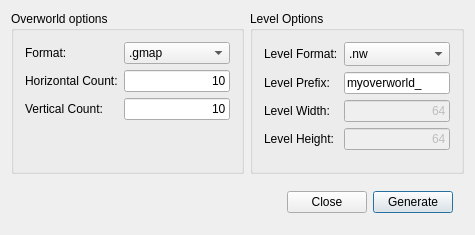
<?xml version="1.0" encoding="UTF-8"?>
<ui version="4.0">
 <class>NewOverworldDialogClass</class>
 <widget class="QDialog" name="NewOverworldDialogClass">
  <property name="geometry">
   <rect>
    <x>0</x>
    <y>0</y>
    <width>475</width>
    <height>235</height>
   </rect>
  </property>
  <property name="windowTitle">
   <string>Generate Overworld</string>
  </property>
  <layout class="QVBoxLayout" name="verticalLayout">
   <item>
    <widget class="QWidget" name="widget_2" native="true">
     <layout class="QHBoxLayout" name="horizontalLayout_2">
      <property name="leftMargin">
       <number>0</number>
      </property>
      <property name="topMargin">
       <number>0</number>
      </property>
      <property name="rightMargin">
       <number>0</number>
      </property>
      <property name="bottomMargin">
       <number>0</number>
      </property>
      <item>
       <widget class="QGroupBox" name="groupBox">
        <property name="title">
         <string>Overworld options</string>
        </property>
        <layout class="QFormLayout" name="formLayout">
         <item row="0" column="0">
          <widget class="QLabel" name="formatLabel">
           <property name="text">
            <string>Format:</string>
           </property>
          </widget>
         </item>
         <item row="0" column="1">
          <widget class="QComboBox" name="overworldFormatCombo">
           <item>
            <property name="text">
             <string>.gmap</string>
            </property>
           </item>
           <item>
            <property name="text">
             <string>.world</string>
            </property>
           </item>
          </widget>
         </item>
         <item row="1" column="0">
          <widget class="QLabel" name="horizontalCountLabel">
           <property name="text">
            <string>Horizontal Count:</string>
           </property>
          </widget>
         </item>
         <item row="1" column="1">
          <widget class="QLineEdit" name="hcountEdit">
           <property name="text">
            <string>10</string>
           </property>
           <property name="alignment">
            <set>Qt::AlignRight|Qt::AlignTrailing|Qt::AlignVCenter</set>
           </property>
          </widget>
         </item>
         <item row="2" column="0">
          <widget class="QLabel" name="verticalCountLabel">
           <property name="text">
            <string>Vertical Count:</string>
           </property>
          </widget>
         </item>
         <item row="2" column="1">
          <widget class="QLineEdit" name="vcountEdit">
           <property name="text">
            <string>10</string>
           </property>
           <property name="alignment">
            <set>Qt::AlignRight|Qt::AlignTrailing|Qt::AlignVCenter</set>
           </property>
          </widget>
         </item>
        </layout>
       </widget>
      </item>
      <item>
       <widget class="QGroupBox" name="groupBox_2">
        <property name="title">
         <string>Level Options</string>
        </property>
        <layout class="QFormLayout" name="formLayout_2">
         <item row="0" column="0">
          <widget class="QLabel" name="levelFormatLabel">
           <property name="text">
            <string>Level Format:</string>
           </property>
          </widget>
         </item>
         <item row="0" column="1">
          <widget class="QComboBox" name="levelFormatCombo">
           <property name="layoutDirection">
            <enum>Qt::LeftToRight</enum>
           </property>
           <property name="sizeAdjustPolicy">
            <enum>QComboBox::AdjustToMinimumContentsLengthWithIcon</enum>
           </property>
           <property name="frame">
            <bool>true</bool>
           </property>
           <property name="modelColumn">
            <number>0</number>
           </property>
           <item>
            <property name="text">
             <string>.nw</string>
            </property>
           </item>
           <item>
            <property name="text">
             <string>.lvl</string>
            </property>
           </item>
           <item>
            <property name="text">
             <string>.graal</string>
            </property>
           </item>
          </widget>
         </item>
         <item row="1" column="0">
          <widget class="QLabel" name="levelPrefixLabel">
           <property name="text">
            <string>Level Prefix:</string>
           </property>
          </widget>
         </item>
         <item row="1" column="1">
          <widget class="QLineEdit" name="levelPrefixEdit">
           <property name="text">
            <string>myoverworld_</string>
           </property>
          </widget>
         </item>
         <item row="2" column="0">
          <widget class="QLabel" name="levelWidthLabel">
           <property name="text">
            <string>Level Width:</string>
           </property>
          </widget>
         </item>
         <item row="2" column="1">
          <widget class="QLineEdit" name="levelWidthEdit">
           <property name="enabled">
            <bool>false</bool>
           </property>
           <property name="text">
            <string>64</string>
           </property>
           <property name="alignment">
            <set>Qt::AlignRight|Qt::AlignTrailing|Qt::AlignVCenter</set>
           </property>
          </widget>
         </item>
         <item row="3" column="0">
          <widget class="QLabel" name="levelHeightLabel">
           <property name="text">
            <string>Level Height:</string>
           </property>
          </widget>
         </item>
         <item row="3" column="1">
          <widget class="QLineEdit" name="levelHeightEdit">
           <property name="enabled">
            <bool>false</bool>
           </property>
           <property name="text">
            <string>64</string>
           </property>
           <property name="alignment">
            <set>Qt::AlignRight|Qt::AlignTrailing|Qt::AlignVCenter</set>
           </property>
          </widget>
         </item>
        </layout>
       </widget>
      </item>
     </layout>
    </widget>
   </item>
   <item>
    <widget class="QWidget" name="widget" native="true">
     <property name="sizePolicy">
      <sizepolicy hsizetype="Preferred" vsizetype="Fixed">
       <horstretch>0</horstretch>
       <verstretch>0</verstretch>
      </sizepolicy>
     </property>
     <layout class="QHBoxLayout" name="horizontalLayout">
      <item>
       <spacer name="horizontalSpacer">
        <property name="orientation">
         <enum>Qt::Horizontal</enum>
        </property>
        <property name="sizeHint" stdset="0">
         <size>
          <width>274</width>
          <height>20</height>
         </size>
        </property>
       </spacer>
      </item>
      <item>
       <widget class="QPushButton" name="closeButton">
        <property name="text">
         <string>Close</string>
        </property>
        <property name="autoDefault">
         <bool>false</bool>
        </property>
       </widget>
      </item>
      <item>
       <widget class="QPushButton" name="generateButton">
        <property name="text">
         <string>Generate</string>
        </property>
       </widget>
      </item>
     </layout>
    </widget>
   </item>
  </layout>
 </widget>
 <layoutdefault spacing="6" margin="11"/>
 <resources/>
 <connections/>
</ui>
